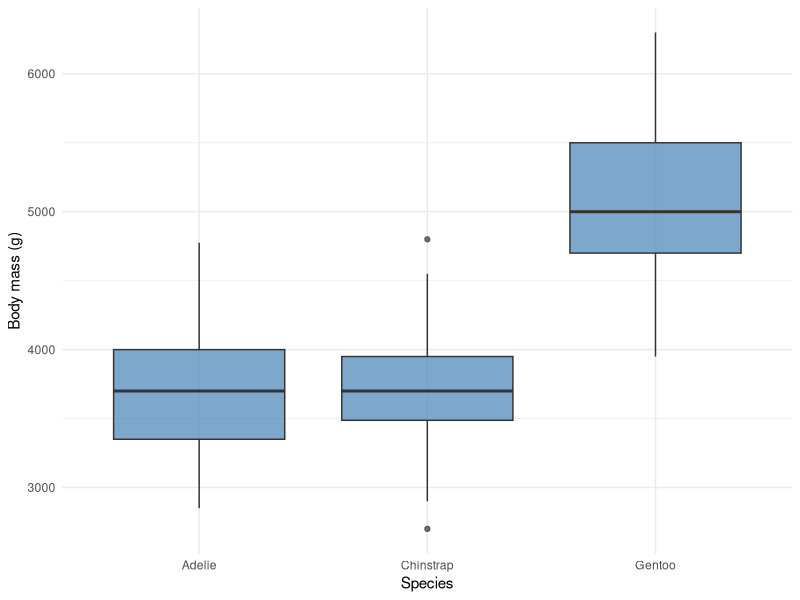

R code for this plot:
## ---- chunk 1
#| label: setup
#| message: false
library(palmerpenguins)
library(ggplot2)
## ---- chunk 2
#| label: inspect-data
penguins_data <- palmerpenguins::penguins
nrow(penguins_data)
head(penguins_data)
sum(is.na(penguins_data$body_mass_g))
## ---- chunk 3
#| label: clean-data
keep <- !is.na(penguins_data$body_mass_g) &
  !is.na(penguins_data$species)
penguins_clean <- penguins_data[keep, ]
nrow(penguins_clean)
nrow(penguins_data) - nrow(penguins_clean)
## ---- chunk 4
#| label: summarize-mass
table(penguins_clean$species)
mass_summary <- aggregate(
  body_mass_g ~ species,
  data = penguins_clean,
  FUN = mean
)
knitr::kable(
  mass_summary,
  digits = 1,
  col.names = c("Species", "Mean body mass (g)")
)
## ---- chunk 5
#| label: fig-mass-by-species
#| fig-cap: "Body mass distributions by penguin species, excluding missing body masses."
ggplot(penguins_clean, aes(x = species, y = body_mass_g)) +
  geom_boxplot(fill = "steelblue", alpha = 0.7) +
  labs(x = "Species", y = "Body mass (g)") +
  theme_minimal()
